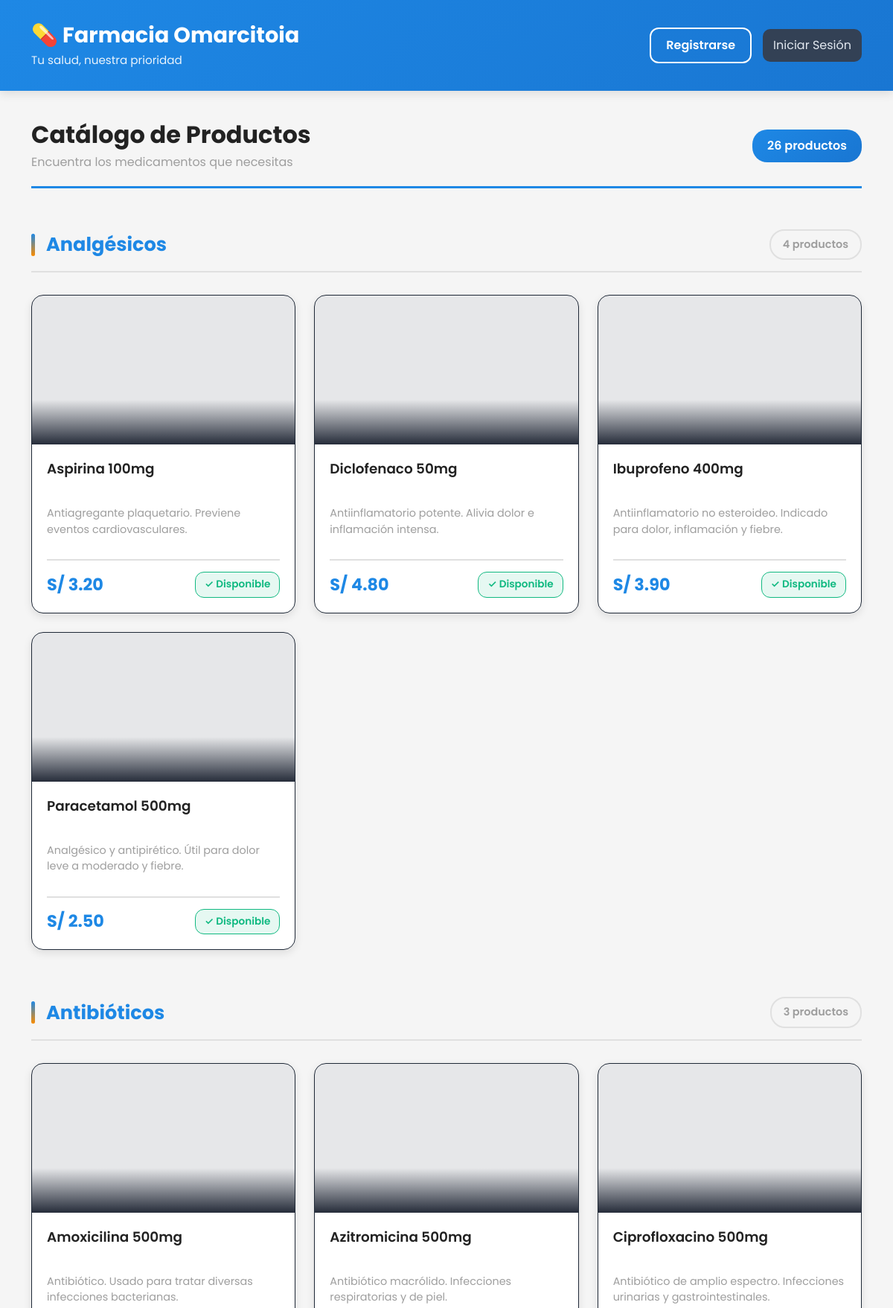
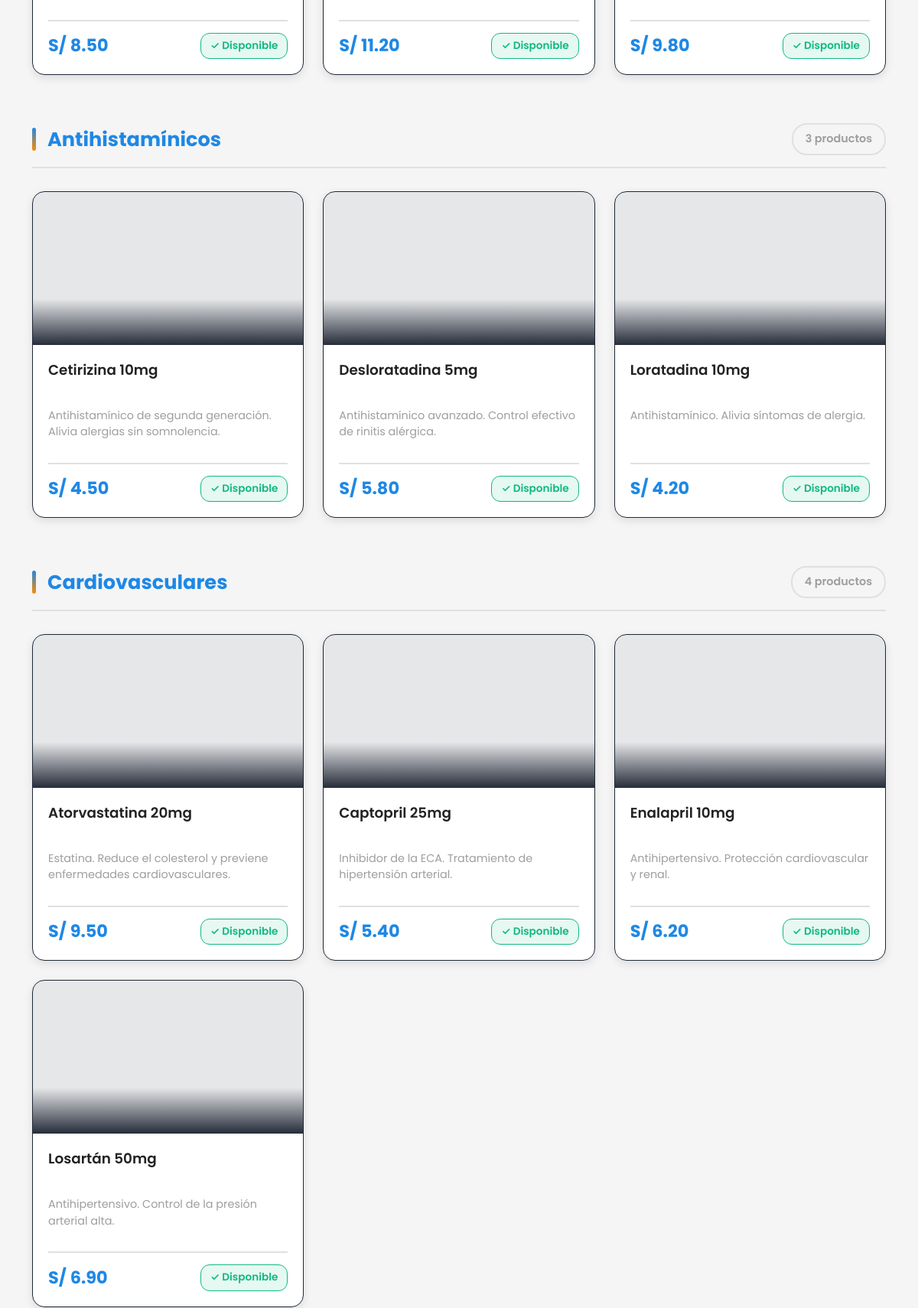
The page / (upper part) on the database its author committed (2 pictures, top to bottom).
### tables this page shows
CREATE TABLE medicamentos (
  id INT AUTO_INCREMENT PRIMARY KEY,
  nombre VARCHAR(255) NOT NULL,
  descripcion TEXT,
  precio DECIMAL(10,2) NOT NULL DEFAULT 0,
  stock INT NOT NULL DEFAULT 0,
  fecha_vencimiento DATE NULL,
  imagen VARCHAR(500) NULL,
  categoria VARCHAR(100) NULL DEFAULT 'General',
  INDEX idx_categoria (categoria)
);

### index.php (the view, shortened to what this page needs)
<?php
$db = get_db();
$rows = [];
$categorias = [];
$hasImagen = false;
$hasCategoria = false;
$chk = $db->query("SHOW COLUMNS FROM medicamentos LIKE 'imagen'");
if ($chk && $chk->num_rows > 0) { $hasImagen = true; }
$chk2 = $db->query("SHOW COLUMNS FROM medicamentos LIKE 'categoria'");
if ($chk2 && $chk2->num_rows > 0) { $hasCategoria = true; }
$selectFields = 'id, nombre, descripcion, precio, stock';
if ($hasImagen) { $selectFields .= ', imagen'; } else { $selectFields .= ', NULL AS imagen'; }
if ($hasCategoria) { $selectFields .= ', categoria'; } else { $selectFields .= ', "General" AS categoria'; }
$res = $db->query("SELECT {$selectFields} FROM medicamentos ORDER BY categoria ASC, nombre ASC");
if ($res) {
  $rows = $res->fetch_all(MYSQLI_ASSOC);
  foreach ($rows as $row) {
    $cat = $row['categoria'] ?? 'General';
    if (!isset($categorias[$cat])) {
      $categorias[$cat] = [];
    }
    $categorias[$cat][] = $row;
  }
}
?>
<!DOCTYPE html>
<html lang="es">
<head>
  <link href="https://cdn.jsdelivr.net/npm/bootstrap@5.3.3/dist/css/bootstrap.min.css" rel="stylesheet">
  <link rel="stylesheet" href="styles.css" />
</head>
<body>
  <header class="modern-header">
    <div class="container">
      <div class="header-content">
        <div class="header-brand">
          <h1>💊 Farmacia Omarcitoia</h1>
          <p>Tu salud, nuestra prioridad</p>
        </div>
        <div class="header-actions">
          <a href="register.php" class="btn btn-outline">Registrarse</a>
          <a href="login_unified.php" class="btn btn-primary">Iniciar Sesión</a>
        </div>
      </div>
    </div>
  </header>
  <main class="modern-main">
    <div class="container">
      <div class="catalog-header">
        <div>
          <h2 class="catalog-title">Catálogo de Productos</h2>
          <p class="catalog-subtitle">Encuentra los medicamentos que necesitas</p>
        </div>
        <div class="catalog-count">
          <?= count($rows) ?> productos
        </div>
      </div>
    <?php foreach ($categorias as $categoria => $productos): ?>
      <section class="category-section mb-5">
        <div class="category-header">
          <h3 class="category-title"><?= htmlspecialchars($categoria, ENT_QUOTES, 'UTF-8') ?></h3>
          <span class="category-count"><?= count($productos) ?> productos</span>
        </div>
        <div class="catalog">
          <?php foreach ($productos as $p): ?>
            <article class="card-product <?= (int)$p['stock'] === 0 ? 'agotado' : '' ?>">
              <div class="image" aria-hidden="true" style="<?php if(!empty($p['imagen'])) { echo 'background-image:url(' . htmlspecialchars($p['imagen'], ENT_QUOTES, 'UTF-8') . '); background-size:cover; background-position:center;'; } ?>">
              </div>
              <div class="body">
                <h3 class="title <?= (int)$p['stock'] === 0 ? 'title-agotado' : '' ?>"><?= htmlspecialchars($p['nombre'], ENT_QUOTES, 'UTF-8') ?></h3>
                <p class="desc"><?= htmlspecialchars((string)$p['descripcion'], ENT_QUOTES, 'UTF-8') ?></p>
                <div class="meta">
                  <span class="price <?= (int)$p['stock'] === 0 ? 'price-agotado' : '' ?>">S/ <?= number_format((float)$p['precio'], 2) ?></span>
                  <span class="disponibilidad <?= (int)$p['stock'] > 0 ? 'disponible' : 'no-disponible' ?>">
                    <?= (int)$p['stock'] > 0 ? '✓ Disponible' : '✕ Agotado' ?>
                  </span>
                </div>
              </div>
            </article>
          <?php endforeach; ?>
        </div>
      </section>
    <?php endforeach; ?>
    </div>
  </main>
</body>
</html>

### rows shown on the page
medicamentos: nombre "Aspirina 100mg", descripcion "Antiagregante plaquetario. Previene eventos cardiovasculares.", precio "3.20", stock "✓ Disponible"
medicamentos: nombre "Diclofenaco 50mg", descripcion "Antiinflamatorio potente. Alivia dolor e inflamación intensa.", precio "4.80", stock "✓ Disponible"
medicamentos: nombre "Ibuprofeno 400mg", descripcion "Antiinflamatorio no esteroideo. Indicado para dolor, inflamación y fiebre.", precio "3.90", stock "✓ Disponible"
medicamentos: nombre "Paracetamol 500mg", descripcion "Analgésico y antipirético. Útil para dolor leve a moderado y fiebre.", precio "2.50", stock "✓ Disponible"
medicamentos: nombre "Amoxicilina 500mg", descripcion "Antibiótico. Usado para tratar diversas infecciones bacterianas.", precio "8.50", stock "✓ Disponible"
medicamentos: nombre "Azitromicina 500mg", descripcion "Antibiótico macrólido. Infecciones respiratorias y de piel.", precio "11.20", stock "✓ Disponible"
medicamentos: nombre "Ciprofloxacino 500mg", descripcion "Antibiótico de amplio espectro. Infecciones urinarias y gastrointestinales.", precio "9.80", stock "✓ Disponible"
medicamentos: nombre "Cetirizina 10mg", descripcion "Antihistamínico de segunda generación. Alivia alergias sin somnolencia.", precio "4.50", stock "✓ Disponible"
medicamentos: nombre "Desloratadina 5mg", descripcion "Antihistamínico avanzado. Control efectivo de rinitis alérgica.", precio "5.80", stock "✓ Disponible"
medicamentos: nombre "Loratadina 10mg", descripcion "Antihistamínico. Alivia síntomas de alergia.", precio "4.20", stock "✓ Disponible"
medicamentos: nombre "Atorvastatina 20mg", descripcion "Estatina. Reduce el colesterol y previene enfermedades cardiovasculares.", precio "9.50", stock "✓ Disponible"
medicamentos: nombre "Captopril 25mg", descripcion "Inhibidor de la ECA. Tratamiento de hipertensión arterial.", precio "5.40", stock "✓ Disponible"
medicamentos: nombre "Enalapril 10mg", descripcion "Antihipertensivo. Protección cardiovascular y renal.", precio "6.20", stock "✓ Disponible"
medicamentos: nombre "Losartán 50mg", descripcion "Antihipertensivo. Control de la presión arterial alta.", precio "6.90", stock "✓ Disponible"

### other values the page prints
count($rows) "26"
$categoria "Analgésicos"
count($productos) "4"
$categoria "Antibióticos"
count($productos) "3"
$categoria "Antihistamínicos"
$categoria "Cardiovasculares"
